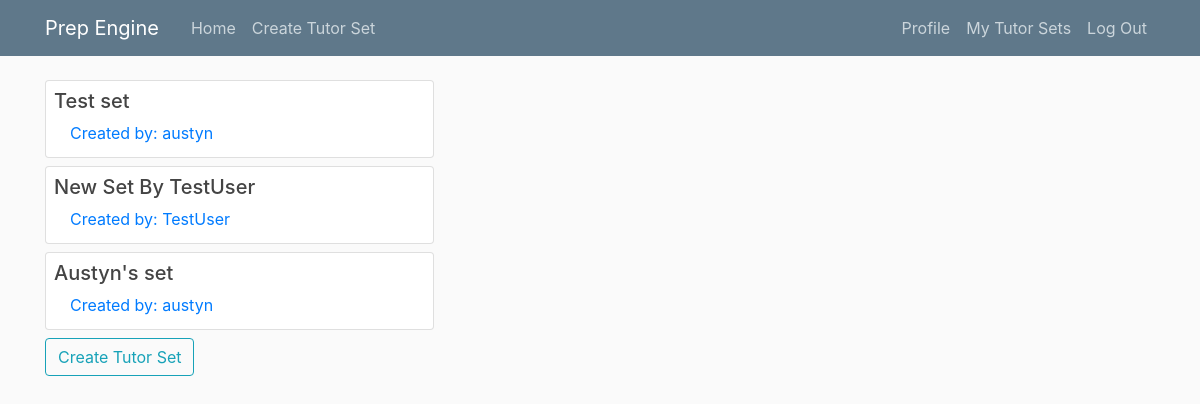
Screenshot of / (signed in) with the database file from the repository.
### tutor_sets/models.py (models this page shows, shortened)
class TutorSet(models.Model):
    title = models.CharField(max_length=100)
    score = models.PositiveIntegerField(default=0)
    totalQuestions = models.PositiveIntegerField(default=0)
    author = models.ForeignKey(User, on_delete=models.CASCADE)

### home/views.py (the view)
# urls.py: path('', TutorSetListView.as_view(), name='engine-home'),
class TutorSetListView(ListView):
    model = TutorSet
    template_name = 'home/home.html'
    context_object_name = 'tutorSets'
    paginate_by = 5

### home/templates/home/home.html (shortened to what this page needs)
{% extends "home/base.html" %}
{% block content %}
    {% if user.is_authenticated %}
        {% for tutorSet in tutorSets %}
        <a style="text-decoration: none" href="{% url 'tutorSet-detail' tutorSet.pk %}">
            <div class="card mt-2 mb-2" style="width: 35%">
                <h5 class="card-title m-2">{{ tutorSet.title }}</h5>
                <p class="card-title ml-4">Created by: <a style="display: inline-block" href="{% url 'creator-profile' creator_pk=tutorSet.author.id %}">{{ tutorSet.author.username }}</a></p>
            </div>
        </a>
        {% endfor %}
        <div>
            <a class="btn btn-outline-info" href="{% url 'tutorSet-create' %}">Create Tutor Set</a>
        </div>
    {% endif %}
{% endblock %}

### home/static/home/main.css (style rules this page uses)
body { background: #fafafa; color: #333333; margin-top: 5rem; }
h1, h2, h3, h4, h5, h6 { color: #444444; }

### rows the page displays
TutorSet: title "Test set", author.username "austyn"
TutorSet: title "New Set By TestUser", author.username "TestUser"
TutorSet: title "Austyn's set", author.username "austyn"
